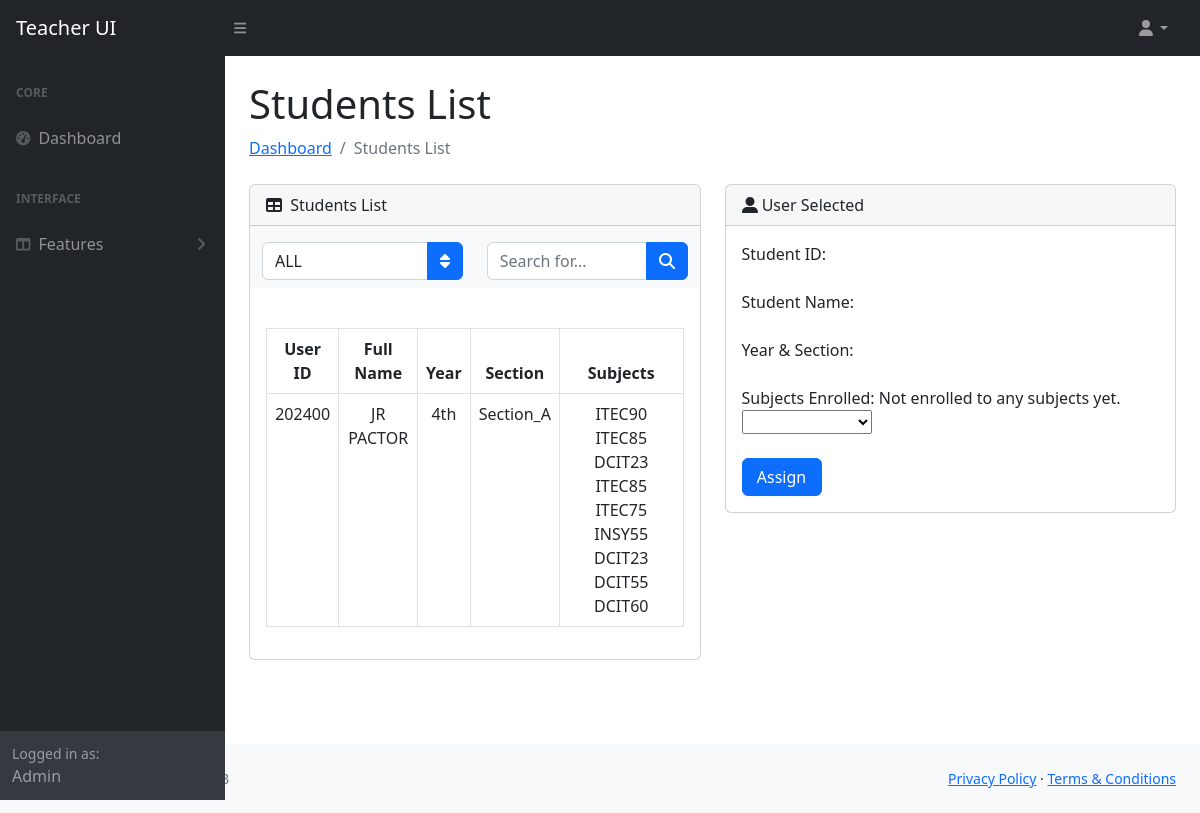
The page /studlist-teach.php on the database its author committed.
### tables this page shows
CREATE TABLE `usertbl` (
  `id` int(200) NOT NULL,
  `first_name` varchar(100) NOT NULL,
  `last_name` varchar(100) NOT NULL,
  `mobile_number` varchar(100) NOT NULL,
  `email` varchar(100) NOT NULL,
  `user_type` varchar(100) NOT NULL,
  `password` varchar(100) NOT NULL,
  `section` varchar(100) NOT NULL,
  `year` varchar(100) NOT NULL,
  `subjects` varchar(255) NOT NULL
);

### studlist-teach.php (the view, shortened to what this page needs)
<?php
    include("server.php");
    $id = $_SESSION['id'];
    $query = mysqli_query($conn, "SELECT * FROM usertbl WHERE id = '$id'");
    if(mysqli_num_rows($query) == 0) {
      echo "None";
    } else {
    while($result = mysqli_fetch_assoc($query)){
      $res_fname = $result['first_name'];
      $res_lname = $result['last_name'];
      }
    }
?>
<!DOCTYPE html>
<html lang="en">
    <head>
        <link href="https://cdn.jsdelivr.net/npm/simple-datatables@7.1.2/dist/style.min.css" rel="stylesheet" />
        <link href="css/styles.css" rel="stylesheet" />
    </head>
    <body class="sb-nav-fixed">
        <nav class="sb-topnav navbar navbar-expand navbar-dark bg-dark">
            <a class="navbar-brand ps-3" href="home-teach.php">Teacher UI</a>
            <button class="btn btn-link btn-sm order-1 order-lg-0 me-4 me-lg-0" id="sidebarToggle" href="#!"><i class="fas fa-bars"></i></button>
            <ul class="navbar-nav ms-auto ms-md-0 me-3 me-lg-4">
                <li class="nav-item dropdown">
                    <a class="nav-link dropdown-toggle" id="navbarDropdown" href="#" role="button" data-bs-toggle="dropdown" aria-expanded="false"><i class="fas fa-user fa-fw"></i></a>
                </li>
            </ul>
        </nav>
        <div id="layoutSidenav">
            <div id="layoutSidenav_nav">
                <nav class="sb-sidenav accordion sb-sidenav-dark" id="sidenavAccordion">
                    <div class="sb-sidenav-menu">
                        <div class="nav">
                            <div class="sb-sidenav-menu-heading">Core</div>
                            <a class="nav-link" href="home-teach.php">
                                <div class="sb-nav-link-icon"><i class="fas fa-tachometer-alt"></i></div>
                                Dashboard
                            </a>
                            <div class="sb-sidenav-menu-heading">Interface</div>
                            <a class="nav-link collapsed" href="home-teach.php" data-bs-toggle="collapse" data-bs-target="#collapseLayouts" aria-expanded="false" aria-controls="collapseLayouts">
                                <div class="sb-nav-link-icon"><i class="fas fa-columns"></i></div>
                                Features
                                <div class="sb-sidenav-collapse-arrow"><i class="fas fa-angle-down"></i></div>
                            </a>
                        </div>
                    </div>
                    <div class="sb-sidenav-footer">
                        <div class="small">Logged in as:</div>
                        <?php echo $res_fname . " " . $res_lname; ?>
                    </div>
                </nav>
            </div>
            <div id="layoutSidenav_content">
            <main>
                <div class="container-fluid px-4">
                    <h1 class="mt-4">Students List</h1>
                    <ol class="breadcrumb mb-4">
                        <li class="breadcrumb-item"><a href="home-teach.php">Dashboard</a></li>
                        <li class="breadcrumb-item active">Students List</li>
                    </ol>
                    <div class="row">
                        <div class="col-md-6">
                            <div class="card mb-4">
                                <div class="card-header">
                                    <i class="fas fa-table me-1"></i>
                                    Students List
                                </div>
                                <nav class="navbar navbar-expand-lg navbar-light bg-light mb-4">
                                    <div class="container-fluid">
                                        <form class="d-none d-md-inline-block mt-2 w-100" action="studlist-teach.php" method="post">
                                            <div class="row">
                                                <div class="col-md-6">
                                                    <div class="input-group">
                                                        <select class="form-control" name="usersort">
                                                            <option value="ALL">ALL</option>
                                                        </select>
                                                        <button class="btn btn-primary" name="sortbtn" id="btnNavbarSearch" type="submit">
                                                            <i class="fa-solid fa-sort"></i>
                                                        </button>
                                                    </div>
                                                </div>
                                                <div class="col-md-6 text-md-right">
                                                    <div class="input-group">
                                                        <input class="form-control" name="search" type="text" placeholder="Search for...">
                                                        <button class="btn btn-primary" name="searchbtn" id="btnNavbarSearch" type="submit">
                                                            <i class="fas fa-search"></i>
                                                        </button>
                                                    </div>
                                                </div>
                                            </div>
                                        </form>
                                    </div>
                                </nav>
                                <div class="card-body">
                                    <table class="datatable-table text-center">
                                        <thead>
                                            <tr>
                                                <th class="text-center">User ID</th>
                                                <th class="text-center">Full Name</th>
                                                <th class="text-center">Year</th>
                                                <th class="text-center">Section</th>
                                                <th class="text-center">Subjects</th>
                                            </tr>
                                        </thead>
                                        <?php
                                            $clk_id="";
                                            $clk_fname="";
                                            $clk_lname="";
                                            $clk_year="";
                                            $clk_section="";
                                            $clk_subjects="";
                                            $selid = "";
                                            if (!isset($_POST['searchbtn']) && !isset($_POST['sortbtn'])) {
                                                $vis = "";
                                                $sqlroom = "SELECT * FROM usertbl WHERE user_type = 'Student'";
                                                $queryroom = mysqli_query($conn, $sqlroom);
                                                $queryrow =  mysqli_num_rows($queryroom);
                                                if($queryrow == 0) {
                                                    echo "No Students Available Yet.";
                                                } else {
                                            while($resultuser1 = mysqli_fetch_assoc($queryroom)){
                                            $user_id = $resultuser1['id'];
                                            $user_fname = $resultuser1['first_name'];
                                            $user_lname = $resultuser1['last_name'];
                                            $user_section = $resultuser1['section'];
                                            $user_year = $resultuser1['year'];
                                            $user_subjects = $resultuser1['subjects'];
                                            echo '<tbody style="' . $vis . '">';
                                            echo '<tr onclick="window.location=\'studlist-teach.php?selid=' . $user_id . '\'">';
                                            echo '<td>' . $user_id . '</td>';
                                            echo '<td>' . $user_fname . ' ' . $user_lname . '</td>';
                                            echo '<td>' . $user_year. '</td>';
                                            echo '<td>' . $user_section. '</td>';
                                            echo '<td>' . $user_subjects. '</td>';
                                            echo '</tr>';
                                                    }
                                                }
                                            }
                                        ?>
                                        </tbody>
                                    </table>
                                </div>
                            </div>
                        </div>
                        <div class="col-md-6">
                            <div class="card mb-4">
                                <div class="card-header">
                                    <i class="fas fa-user-alt"></i>
                                    User Selected
                                </div>
                                    <div class="card-body">
                                        Student ID: <?php echo $clk_id; ?> <br>
                                        <br>
                                        Student Name: <?php echo $clk_fname . ' ' . $clk_lname; ?> <br>
                                        <br>
                                        Year & Section: <?php echo $clk_year .' ' . $clk_section; ?> <br>
                                        <br>
                                        Subjects Enrolled: <?php echo $clk_subjects;
                                            $ridgetsql = "SELECT * FROM usertbl WHERE id = '$selid'";
                                            $ridquery = mysqli_query($conn, $ridgetsql);
                                            $ridrows =  mysqli_num_rows($ridquery);
                                            if ($ridrows > 0) {
                                                $resultnotif1 = mysqli_fetch_assoc($ridquery);
                                                $clk_subjects = $resultnotif1['subjects'];
                                                if ($clk_subjects == ''){
                                                    echo 'Not enrolled to any subjects yet.';
                                                }
                                            }
                                        ?> <br>
                                        <form action="studlist-teach.php?selid=<?php echo $selid; ?>" method="post">
                                            <select style="font-size:15px;width:130px" class="text-center mb-4" name="assign_subj" type="text" required>
                                                <option value=""></option>
                                                <option value=" DCIT21">DCIT 21</option>
                                            </select><br>
                                            <button style="font-size:20;width:80px" class="btn btn-primary" type="submit" name="assign">Assign</button>
                                        </form>
                                    </div>
                                </div>
                            </div>
                        </div>
                    </div>
                </div>
            </div>
                <footer class="py-4 bg-light mt-auto">
                    <div class="container-fluid px-4">
                        <div class="d-flex align-items-center justify-content-between small">
                            <div class="text-muted">Copyright &copy; Your Website 2023</div>
                            <div>
                                <a href="#">Privacy Policy</a>
                                &middot;
                                <a href="#">Terms &amp; Conditions</a>
                            </div>
                        </div>
                    </div>
                </footer>
    </body>
</html>

### rows shown on the page
usertbl: first_name "Admin"
usertbl: id "202400", first_name "JR", last_name "PACTOR", year "4th", section "Section_A", subjects "ITEC90 ITEC85 DCIT23 ITEC85 ITEC75 INSY55 DCIT23 DCIT55 DCIT60"
